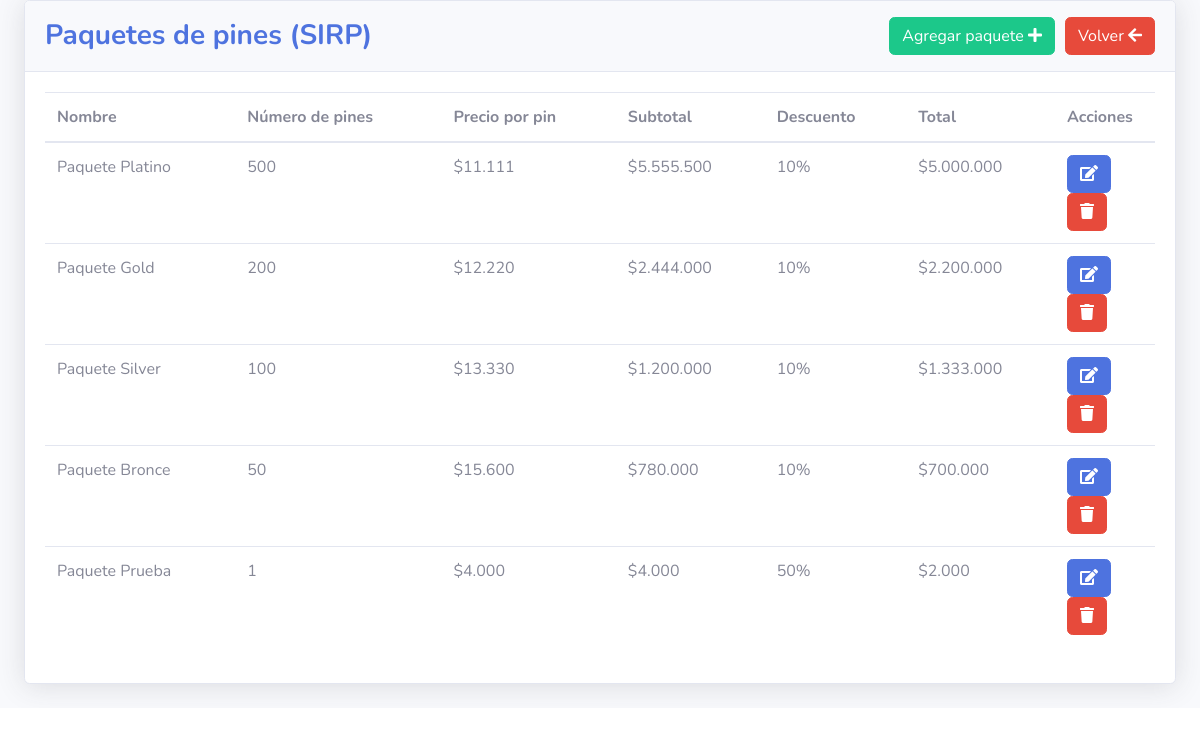
The app's page /paginas/admin/paquetes.php (signed in), older data.
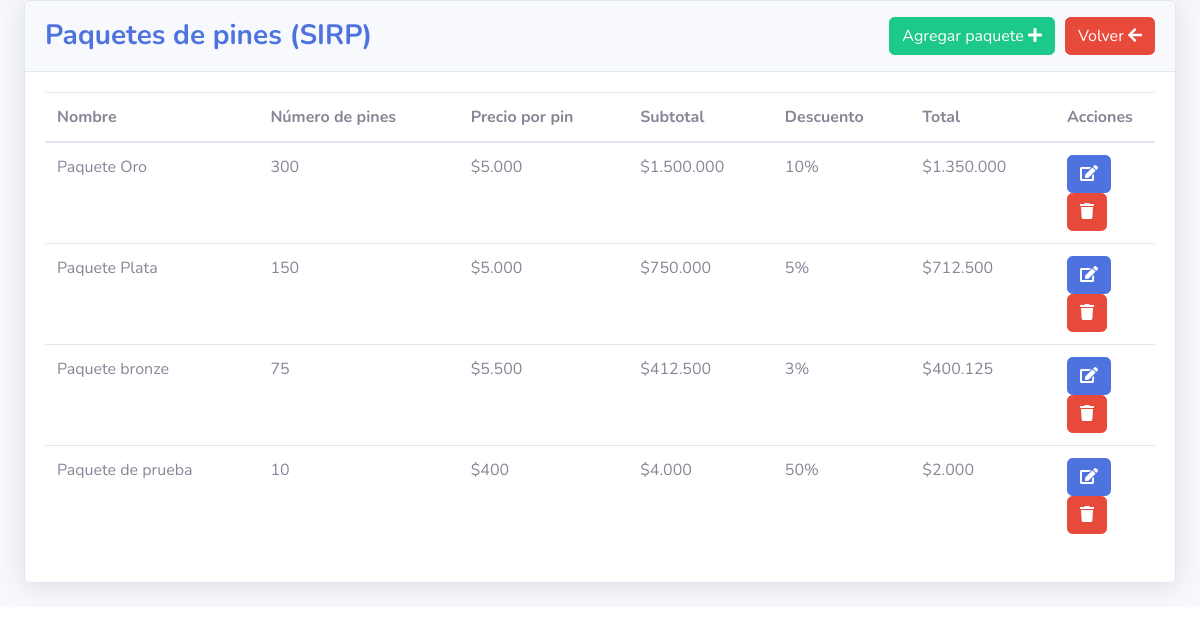
The same page, newer data.
### tables this page shows
CREATE TABLE `paquetes` (
  `id` int NOT NULL AUTO_INCREMENT,
  `nombre` text,
  `numero_pines` text,
  `precio_pin` text,
  `subtotal` double DEFAULT NULL,
  `total` double DEFAULT NULL,
  `descuento` double DEFAULT NULL,
  PRIMARY KEY (`id`)
);

### paginas/admin/paquetes.php (the view, shortened to what this page needs)
<?php
include_once("../../conexion.php");
if(($_SESSION['logueado']) == true){
    $paquetes = $con->query("SELECT * FROM paquetes ORDER BY total DESC");
?>
<!DOCTYPE html>
<html lang="en">
<head>
  <link href="../../vendor/fontawesome-free/css/all.min.css" rel="stylesheet" type="text/css">
  <link href="../../css/sb-admin-2.min.css" rel="stylesheet">
</head>
<body style="overflow-x: hidden; overflow-y: hidden;">
  <div id="wrapper">
    <div id="content-wrapper" class="d-flex flex-column">
      <div id="content">
        <div class="container-fluid">
          <div class="row">
            <div class="col-lg-12">
              <div class="card shadow mb-4">
                <div class="card-header py-3 d-flex flex-row align-items-center justify-content-between">
                  <h3 class="m-0 font-weight-bold text-primary"> Paquetes de pines (SIRP)</h3>
                  <div class="d-flex flex-row align-items-center justify-content-between">
                    <a href="#" data-toggle="modal" data-target="#agregarPaquete" class="btn btn-success">Agregar paquete <i class="fas fa-plus"></i></a>
                    <button style="margin-left: 10px;" class="btn btn-danger" onclick="history.back()">Volver <i class="fas fa-arrow-left"></i></button>
                  </div>
                </div>
                <div class="card-body" style="height: fit-content;">
                  <div class="chart-area" style="height: auto;">
                     <table class="table" id="example" style="width: 100%;">
                       <thead>
                         <tr>
                           <th scope="col">Nombre</th>
                           <th scope="col">Número de pines</th>
                           <th scope="col">Precio por pin</th>
                           <th scope="col">Subtotal</th>
                           <th scope="col">Descuento</th>
                           <th scope="col">Total</th>
                           <th scope="col">Acciones</th>
                         </tr>
                       </thead>
                       <tbody>
                        <?php
                          while ($row = mysqli_fetch_array($paquetes)) {
                        ?>
                         <tr>
                           <td><?php echo $row["nombre"] ?></td>
                           <td><?php echo $row["numero_pines"] ?></td>
                           <td>$<?php echo number_format($row["precio_pin"], 0, ',', '.') ?></td>
                           <td>$<?php echo number_format($row["subtotal"], 0, ',', '.') ?></td>
                           <td><?php echo $row["descuento"] ?>%</td>
                           <td>$<?php echo number_format($row["total"], 0, ',', '.') ?></td>
                           <td style="width: 100px;">
                            <a href="#" onclick="mapearPaquete(<?php echo $row['id'] ?>, '<?php echo $row['nombre'] ?>', <?php echo $row['numero_pines'] ?>, <?php echo $row['precio_pin'] ?>, <?php echo $row['descuento'] ?>)" data-toggle="modal" data-target="#editarPaquete" class="btn btn-primary"><i class="fas fa-edit"></i></a>
                            <a href="#" onclick="eliminarPaquete(<?php echo $row['id'] ?>, '<?php echo $row['nombre'] ?>')" class="btn btn-danger"><i class="fas fa-trash"></i></a>
                           </td>
                         </tr>
                        <?php
                          }
                        ?>
                       </tbody>
                    </table>
                  </div>
                </div>
              </div>
            </div>
          </div>
        </div>
      </div>
    </div>
  </div>
  <link rel="stylesheet" type="text/css" href="https://cdn.datatables.net/v/bs4/dt-1.10.18/datatables.min.css" />
</body>
</html>
<?php
}else{
  header("Location: ../../index.php");
  exit();
}
?>

Row changes from the older to the newer data that the page shows:
removed paquetes: nombre "Paquete Platino", numero_pines "500", precio_pin "11.111", subtotal "5.555.500", descuento "10", total "5.000.000"
removed paquetes: nombre "Paquete Gold", numero_pines "200", precio_pin "12.220", subtotal "2.444.000", descuento "10", total "2.200.000"
removed paquetes: nombre "Paquete Silver", numero_pines "100", precio_pin "13.330", subtotal "1.200.000", descuento "10", total "1.333.000"
removed paquetes: nombre "Paquete Bronce", numero_pines "50", precio_pin "15.600", subtotal "780.000", descuento "10", total "700.000"
removed paquetes: nombre "Paquete Prueba", numero_pines "1", precio_pin "4.000", subtotal "4.000", descuento "50", total "2.000"
added paquetes: nombre "Paquete Oro", numero_pines "300", precio_pin "5.000", subtotal "1.500.000", descuento "10", total "1.350.000"
added paquetes: nombre "Paquete Plata", numero_pines "150", precio_pin "5.000", subtotal "750.000", descuento "5", total "712.500"
added paquetes: nombre "Paquete bronze", numero_pines "75", precio_pin "5.500", subtotal "412.500", descuento "3", total "400.125"
added paquetes: nombre "Paquete de prueba", numero_pines "10", precio_pin "400", subtotal "4.000", descuento "50", total "2.000"
